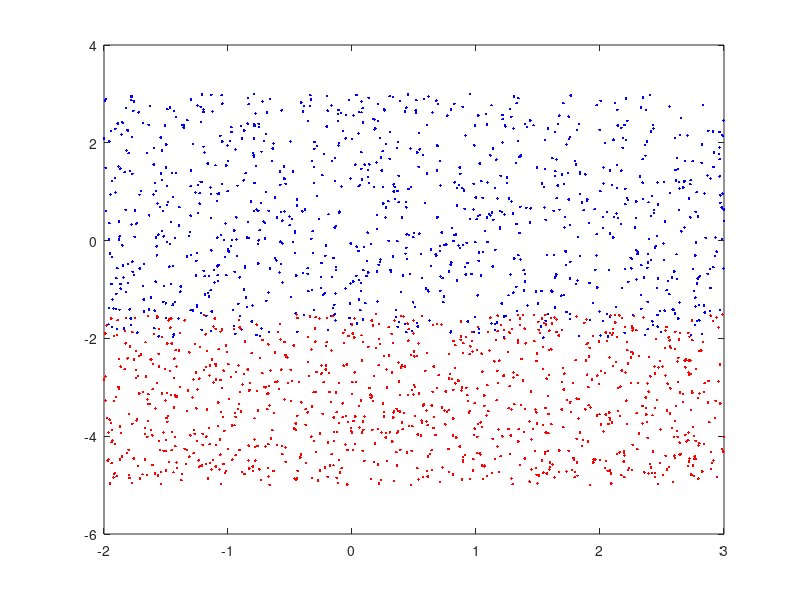

This chart was generated by the following MATLAB code:
n=1000; % number of points that you want
X1 = -2+5*rand(n,1);
Y1 = -2+5*rand(n,1);
figure
plot(X1,Y1,'.b')

n=1000; % number of points that you want
X2 = -2+5*rand(n,1);
Y2 = -5+3.5*rand(n,1);
hold on
plot(X2,Y2,'.r')